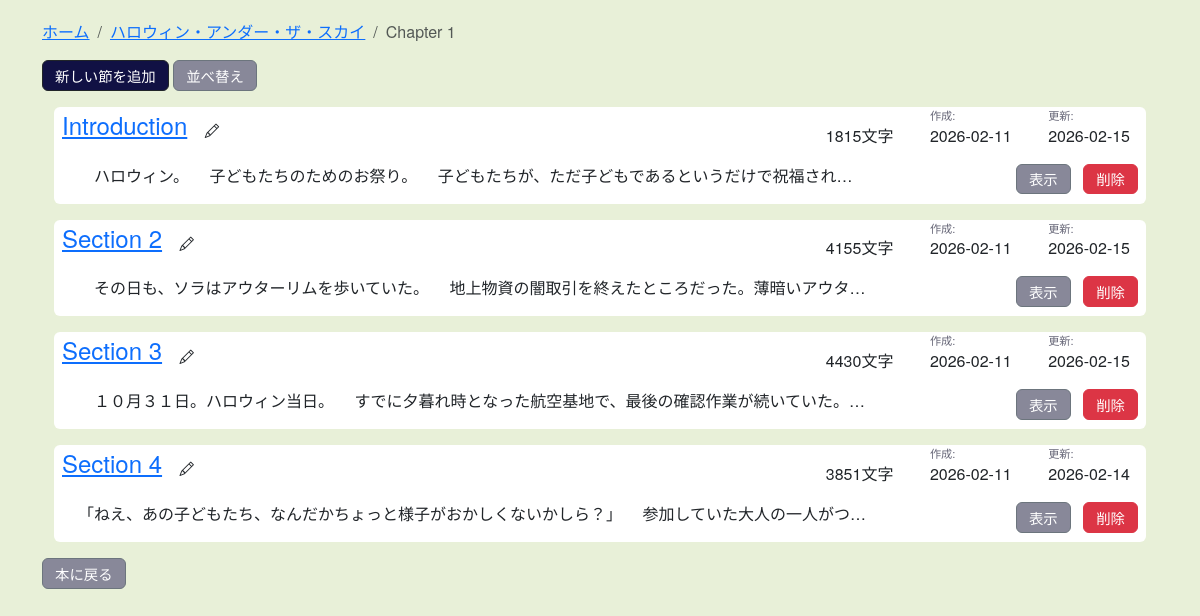
/minamo/book/1/chapters/1/ (signed in), run on an earlier commit of the app's database.
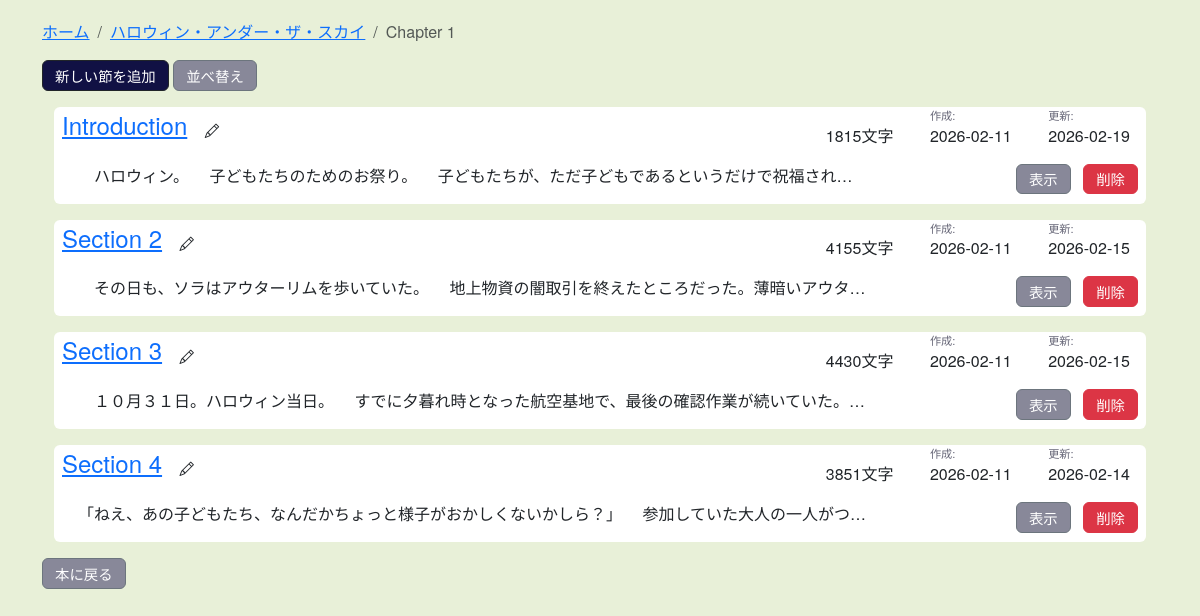
And on a later commit of the database.
### minamo/models.py (models this page shows, shortened)
class Section(models.Model):
    chapter = models.ForeignKey(Chapter, on_delete=models.CASCADE)
    title = models.CharField(max_length=200, default="New Section")
    content = models.TextField()
    content_head = models.CharField(max_length=200, blank=True)
    order = models.IntegerField()
    length = models.IntegerField(default=0)
    created_date = models.DateField(default=timezone.now)
    updated_date = models.DateField(auto_now=True)

### minamo/views.py (the view)
# urls.py: path('book/<int:book_id>/chapters/<int:chapter_id>/', views.chapter_detail, name='chapter_detail'),
@login_required
def chapter_detail(request, book_id, chapter_id):
    book = request.user.book_set.get(id=book_id)
    chapter = book.chapter_set.get(id=chapter_id)
    sections = chapter.section_set.order_by('order')
    context = {'book': book, 'chapter': chapter, 'sections': sections}
    context['sections_json'] = [{'id': section.id} for section in sections]
    return render(request, 'minamo/chapter_detail.html', context)

### minamo/templates/minamo/chapter_detail.html (shortened to what this page needs)
{% extends 'minamo/base.html' %}
{% block content %}
<ol class="breadcrumb">
  <li class="breadcrumb-item"><a href="{% url 'minamo:index' %}">ホーム</a></li>
  <li class="breadcrumb-item"><a href="{% url 'minamo:book_detail' chapter.book.id %}">{{ chapter.book.title }}</a></li>
  <li class="breadcrumb-item active">{{ chapter.title }}</li>
</ol>
<a href="{% url 'minamo:new_section' chapter.book.id chapter.id %}" class="btn btn-dark mb-3">新しい節を追加</a>
<a class="btn btn-secondary mb-3" data-bs-toggle="button" id="swap-toggle">並べ替え</a>
<div class="container text-left">
    {% for section in sections %}
    <div class="card border-0 mb-3">
        <div class="row">
            <div class="col-md-6">
                <a href="{% url 'minamo:edit_section' chapter.book.id chapter.id section.id %}" class="item-title ms-2" id="name{{ section.id }}">{{ section.title }}</a>
                <button id="rename{{ section.id }}" class="btn"><i class="bi bi-pencil"></i></button>
            </div>
            <div class="col-md-6 text-end">
                <div class="col-md-2 d-inline-block me-3"><p class="align-middle text-nowrap item-text">{{section.length}}文字</p></div>
                <div class="d-inline-block mx-3 text-start">
                    <p class="mb-0 item-subtext">作成:</p>
                    <p class="mb-0 text-nowrap item-text">{{ section.created_date|date:"Y-m-d" }}</p>
                </div>
                <div class="d-inline-block mx-3 text-start">
                    <p class="mb-0 item-subtext">更新:</p>
                    <p class="mb-0 text-nowrap item-text">{{ section.updated_date|date:"Y-m-d" }}</p>
                </div>
            </div>
        </div>
        <div class="row">
            <div class="col-md-9"><p class="item-text ms-4 text-truncate">{{ section.content_head }}</p></div>
            <div class="col-md-3 mb-2 text-end">
                <a href="{% url 'minamo:section_detail' chapter.book.id chapter.id section.id %}" class="btn btn-secondary me-2 notarrow">表示</a>
                <button class="btn btn-danger me-2 notarrow" data-bs-toggle="modal" data-bs-target="#deleteModal{{ section.id }}">削除</button>
            </div>
        </div>
    </div>
    {% endfor %}
</div>
<div class="mb-3">
    <a href="{% url 'minamo:book_detail' chapter.book.id %}" class="btn btn-secondary">本に戻る</a>
</div>
{% endblock %}

What changed in the data, as far as the page shows it:
changed Section "Introduction": updated_date "2026-02-15" → "2026-02-19"
